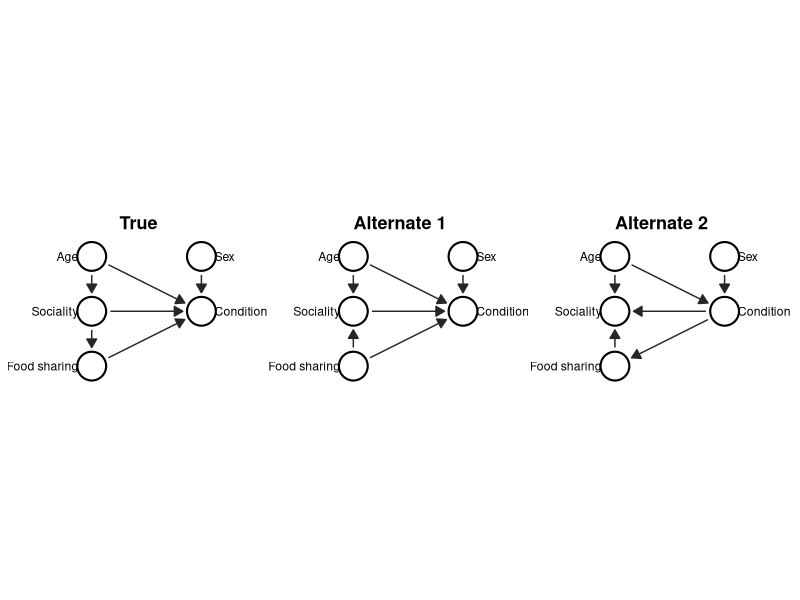
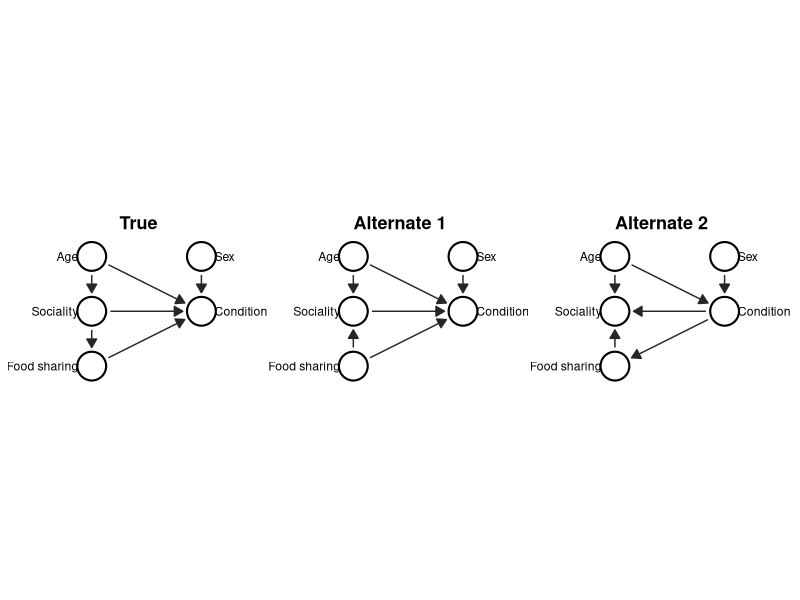

Reproduce these figures in R, in order.
# Publication figure: the three candidate DAGs from the ecology case study.
# Run from the package root:  Rscript figures/candidate_dags_figure.R
suppressMessages({ library(ggplot2); library(patchwork) })

# ---- The three candidate structures (shared node layout) --------------------
dag_true <- list(age = c(), sex = c(), sociality = "age",
                 food_sharing = "sociality",
                 condition = c("age", "sex", "sociality", "food_sharing"))
dag_alt1 <- list(age = c(), sex = c(), food_sharing = c(),
                 sociality = c("age", "food_sharing"),
                 condition = c("age", "sex", "sociality", "food_sharing"))
dag_alt2 <- list(age = c(), sex = c(), condition = c("age", "sex"),
                 food_sharing = "condition",
                 sociality = c("age", "food_sharing", "condition"))

pos <- list(age = c(0, 0), sex = c(0, 2), sociality = c(1, 0),
            food_sharing = c(2, 0), condition = c(1, 2))
labels <- c(age = "Age", sex = "Sex", sociality = "Sociality",
            food_sharing = "Food sharing", condition = "Condition")

draw_dag <- function(dag, title) {
  nd <- data.frame(name = names(pos),
                   x =  vapply(pos, `[`, numeric(1), 2),
                   y = -vapply(pos, `[`, numeric(1), 1))
  nd$lab <- labels[nd$name]
  ed <- do.call(rbind, lapply(names(dag), function(ch) {
    pa <- dag[[ch]]; if (!length(pa)) return(NULL)
    data.frame(from = pa, to = ch, stringsAsFactors = FALSE)
  }))
  ed$x  <- nd$x[match(ed$from, nd$name)]; ed$y  <- nd$y[match(ed$from, nd$name)]
  ed$xe <- nd$x[match(ed$to,   nd$name)]; ed$ye <- nd$y[match(ed$to,   nd$name)]
  dx <- ed$xe - ed$x; dy <- ed$ye - ed$y; L <- sqrt(dx^2 + dy^2); sh <- 0.34
  ed$x  <- ed$x  + sh * dx / L; ed$y  <- ed$y  + sh * dy / L
  ed$xe <- ed$xe - sh * dx / L; ed$ye <- ed$ye - sh * dy / L

  # Labels beside each node (left column -> left, right nodes -> right) so they
  # never sit on the vertical chain arrows.
  nd$xlab <- ifelse(nd$x <= 1, nd$x - 0.24, nd$x + 0.24)
  nd$hj   <- ifelse(nd$x <= 1, 1, 0)

  ggplot() +
    geom_segment(data = ed, aes(x, y, xend = xe, yend = ye),
                 arrow = grid::arrow(length = grid::unit(7, "pt"), type = "closed"),
                 linewidth = 0.5, colour = "grey15") +
    geom_point(data = nd, aes(x, y), size = 9, shape = 21,
               fill = "white", colour = "black", stroke = 1.1) +
    geom_text(data = nd, aes(x = xlab, y = y, label = lab), hjust = nd$hj,
              size = 3.1) +
    labs(title = title) +
    coord_equal(clip = "off") +
    scale_x_continuous(expand = expansion(mult = c(0.42, 0.3))) +
    scale_y_continuous(expand = expansion(mult = 0.16)) +
    theme_void(base_size = 12) +
    theme(plot.title = element_text(hjust = 0.5, face = "bold", size = 13,
                                    margin = margin(b = 4)),
          plot.margin = margin(4, 10, 4, 10))
}

fig <- draw_dag(dag_true, "True") +
       draw_dag(dag_alt1, "Alternate 1") +
       draw_dag(dag_alt2, "Alternate 2") +
       plot_layout(nrow = 1)

ggsave("figures/candidate_dags.png", fig, width = 10, height = 2.9, dpi = 300, bg = "white")
ggsave("figures/candidate_dags.pdf", fig, width = 10, height = 2.9, bg = "white")
cat("saved to figures/\n")
